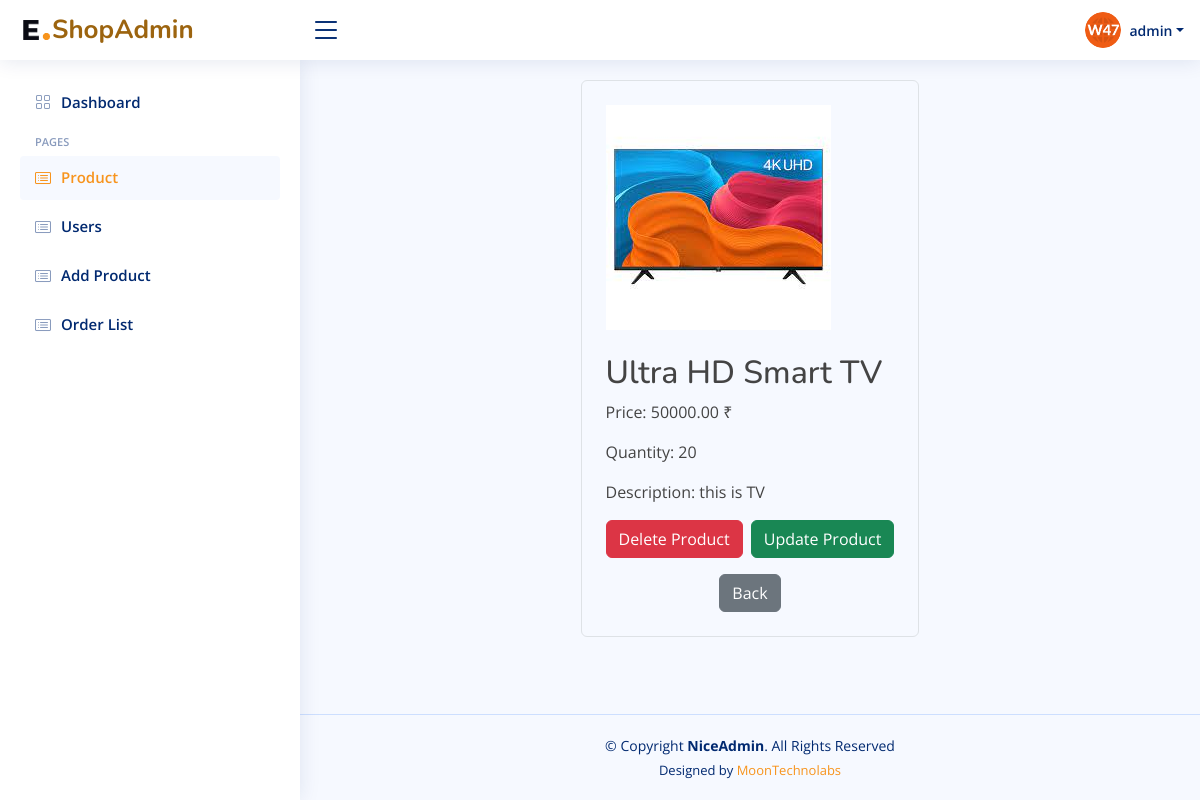
The app's page /products/2/ (signed in) with its own data.
### app/models.py (models this page shows, shortened)
class CustomUser(AbstractUser):
    name = models.CharField(max_length=100)
    email = models.EmailField(unique=True)

class UserProfile(models.Model):
    user = models.OneToOneField(settings.AUTH_USER_MODEL, on_delete=models.CASCADE)
    profile_pic = models.ImageField(upload_to='profile_pic/', default = 'profile_pic/userprofile.jpg')
    about = models.TextField(blank=True)
    job_title = models.CharField(max_length=200, blank=True)
    country = models.CharField(max_length=100, blank=True)
    address = models.CharField(max_length=200, blank=True)
    mobile_number = models.CharField(max_length=20, blank=True)

class Product(models.Model):
    label = models.CharField(max_length=50)
    description = models.TextField(max_length=200)
    category = models.ForeignKey(Category, on_delete = models.CASCADE)
    product_image = models.ImageField(upload_to='product_images/', default='product_images/product.png')
    quantity = models.PositiveIntegerField()
    price = models.DecimalField(max_digits=10, decimal_places=2)

### app/views.py (the view)
# urls.py: path('products/<int:product_id>/', views.product_detail, name='product-detail'),
@superuser_required
@login_required(login_url='/login/')
def product_detail(request, product_id):
    product = get_object_or_404(Product, pk=product_id)
    context = {'product': product}
    return render(request, 'product_detail.html', context)

### app/templatetags/custom_tags.py (called while the page is built)
@register.filter
def starts_with(value, arg):
    return value.startswith(arg)

### app/views.py (called while the page is built)
def superuser_required(view_func):
    @wraps(view_func)
    def _wrapped_view(request, *args, **kwargs):
        if request.user.is_authenticated and request.user.is_superuser:
            return view_func(request, *args, **kwargs)
        else:
            return redirect('user-home')
    return _wrapped_view

### templates/product_detail.html (shortened to what this page needs)
{% extends 'base.html' %}
{% block content %}
<div class="container">
        <div class="container">
            <div class="row justify-content-center">
                <div class="col-lg-8 col-md-10 d-flex flex-column align-items-center justify-content-center">
                    <div class="product-card border rounded p-4">
                        <div class="product-image">
                            <div class="product-image">
                                <img src="{{ product.product_image.url }}" alt="{{ product.label }}" class="fixed-image">
                            </div>
                        </div>
                        <div class="product-details pt-4">
                            <h2>{{ product.label }}</h2>
                            <p>Price: {{ product.price }} ₹</p>
                            <p>Quantity: {{ product.quantity }}</p>
                            <p>Description: {{ product.description }}</p>
                        </div>
                        <div class="product-actions mt-3 d-flex">
                            <form action="{% url 'product-delete' product.id %}" method="post">
                                <button type="submit" class="btn btn-danger" onclick="return confirm('Are you sure you want to delete this product?')">Delete Product</button>
                            </form>
                            <form action="{% url 'product-update' product.id %}" method="get">
                                <button type="submit" class="btn btn-success ms-2">Update Product</button>
                            </form>
                        </div>
                        <center>
                        <a href="{% url 'product-list' %}" class="btn btn-secondary mt-3">Back</a>
                        </center>
                    </div>
                </div>
            </div>
        </div>
</div>
{% endblock %}

### templates/base.html (shortened to what this page needs)
<!DOCTYPE html>
<html lang="en">
  <head>
    {% load static %}
    {% load custom_tags %}
    <link href="{% static 'assets/vendor/bootstrap/css/bootstrap.min.css' %}" rel="stylesheet">
    <link href="{% static 'assets/vendor/bootstrap-icons/bootstrap-icons.css' %}" rel="stylesheet">
    <link href="{% static 'assets/vendor/boxicons/css/boxicons.min.css' %}" rel="stylesheet">
    <link href="{% static 'assets/vendor/quill/quill.snow.css' %}" rel="stylesheet">
    <link href="{% static 'assets/vendor/quill/quill.bubble.css' %}" rel="stylesheet">
    <link href="{% static 'assets/vendor/remixicon/remixicon.css' %}" rel="stylesheet">
    <link href="{% static 'assets/vendor/simple-datatables/style.css' %}" rel="stylesheet">
    <link rel="stylesheet" type="text/css" href="{% static 'assets/css/style.css' %}">
</head>
<body>
  <header id="header" class="header fixed-top d-flex align-items-center">
    <div class="d-flex align-items-center justify-content-between">
      <a href="{% url 'home' %}" class="logo d-flex align-items-center">
        <img src="{% static '/assets/img/favicon1.png' %}" alt="">
        <span class="d-none d-lg-block">ShopAdmin</span>
      </a>
      <i class="bi bi-list toggle-sidebar-btn"></i>
    </div>
    <nav class="header-nav ms-auto">
      <ul class="d-flex align-items-center">
           <li class="nav-item dropdown pe-3">
          <a class="nav-link nav-profile d-flex align-items-center pe-0" href="#" data-bs-toggle="dropdown">
            <img src="{{ request.user.userprofile.profile_pic.url }}" alt="Profile" class="rounded-circle">
            <span class="d-none d-md-block dropdown-toggle ps-2">{{ request.user.username }}</span>
          </a>
        </li>
      </ul>
    </nav>
  </header>
     {% if request.user.is_superuser %}
  <aside id="sidebar" class="sidebar">
    <ul class="sidebar-nav" id="sidebar-nav">
      <li class="nav-item">
        <a class="nav-link {% if request.path == '/' %}{% else %} collapsed{% endif %}" href="{% url 'home' %}">
          <i class="bi bi-grid"></i>
          <span>Dashboard</span>
        </a>
      </li>
      <li class="nav-heading">Pages</li>
      <li class="nav-item">
        <a class="nav-link{% if request.path|starts_with:'/products/' %}{% else %} collapsed{% endif %}" href="{% url 'product-list' %}">
            <i class="bi bi-card-list"></i>
            <span>Product </span>
        </a>
    </li>
      <li class="nav-item">
        <a class="nav-link{% if request.path|starts_with:'/users/' %}{% else %} collapsed{% endif %}" href="{% url 'user' %}">
          <i class="bi bi-card-list"></i>
          <span>Users</span>
        </a>
      </li>
      <li class="nav-item">
        <a class="nav-link {% if request.path|starts_with:'/add_product/' %}{% else %} collapsed{% endif %}" href="{% url 'add_product' %}">
          <i class="bi bi-card-list"></i>
          <span>Add Product</span>
        </a>
      </li>
      <li class="nav-item">
        <a class="nav-link {% if request.path|starts_with:'/orders/' %}{% else %} collapsed{% endif %}" href="{% url 'admin-order-list' %}">
          <i class="bi bi-card-list"></i>
          <span>Order List</span>
        </a>
      </li>
    </ul>
  </aside>
 {% endif %}
  <main id="main" class="main">
            {% block content %}{% endblock %}
  </main>
  <footer id="footer" class="footer">
    <div class="copyright">
      &copy; Copyright <strong><span>NiceAdmin</span></strong>. All Rights Reserved
    </div>
    <div class="credits">
      Designed by <a href="https://www.moontechnolabs.com/">MoonTechnolabs</a>
    </div>
  </footer>
</body>
</html>

### static/assets/css/style.css (style rules this page uses)
:root { scroll-behavior: smooth; }
body { font-family: "Open Sans", sans-serif; background: #f6f9ff; color: #444444; }
a { color: #F7941D; text-decoration: none; }
h1, h2, h3, h4, h5, h6 { font-family: "Nunito", sans-serif; }
#main { margin-top: 60px; padding: 20px 30px; transition: all 0.3s; }
.logo { line-height: 1; }
@media (min-width: 1200px) { .logo { width: 280px; } }
.logo img { max-height: 35px; }
.logo span { font-size: 26px; font-weight: 700; color: #9c640f; font-family: "Nunito", sans-serif; }
.header { transition: all 0.5s; z-index: 997; height: 60px; box-shadow: 0px 2px 20px rgba(1, 41, 112, 0.1); background-color: #fff; padding-left: 20px; }
.header .toggle-sidebar-btn { font-size: 32px; padding-left: 10px; cursor: pointer; color: #012970; }
.header-nav ul { list-style: none; }
.header-nav>ul { margin: 0; padding: 0; }
.header-nav .nav-profile { color: #012970; }
.header-nav .nav-profile img { max-height: 36px; }
.header-nav .nav-profile span { font-size: 14px; font-weight: 600; }
.sidebar { position: fixed; top: 60px; left: 0; bottom: 0; width: 300px; z-index: 996; transition: all 0.3s; padding: 20px; overflow-y: auto; scrollbar-width: thin; scrollbar-color: #aab7cf transparent; box-shadow: 0px 0px 20px rgba(1, 41, 112, 0.1); background-color: #fff; }
@media (min-width: 1200px) { #main, #footer { margin-left: 300px; } }
.sidebar-nav { padding: 0; margin: 0; list-style: none; }
.sidebar-nav li { padding: 0; margin: 0; list-style: none; }
.sidebar-nav .nav-item { margin-bottom: 5px; }
.sidebar-nav .nav-heading { font-size: 11px; text-transform: uppercase; color: #899bbd; font-weight: 600; margin: 10px 0 5px 15px; }
.sidebar-nav .nav-link { display: flex; align-items: center; font-size: 15px; font-weight: 600; color: #F7941D; transition: 0.3; background: #f6f9ff; padding: 10px 15px; border-radius: 4px; }
.sidebar-nav .nav-link i { font-size: 16px; margin-right: 10px; color: #F7941D; }
.sidebar-nav .nav-link.collapsed { color: #012970; background: #fff; }
.sidebar-nav .nav-link.collapsed i { color: #899bbd; }
body, html { height: 100%; margin: 0; padding: 0; }
body { display: flex; flex-direction: column; }
#footer { padding: 20px 0; font-size: 14px; border-top: 1px solid #cddfff; text-align: center; transition: all 0.3s; margin-top: auto; }
#footer .copyright, #footer .credits { color: #012970; }
#footer .credits { padding-top: 5px; font-size: 13px; }

### records on screen
CustomUser: user.userprofile.profile_pic (picture), user.username "admin"
Product: product_image (picture), label "Ultra HD Smart TV", price "50000.00", quantity "20", description "this is TV"
